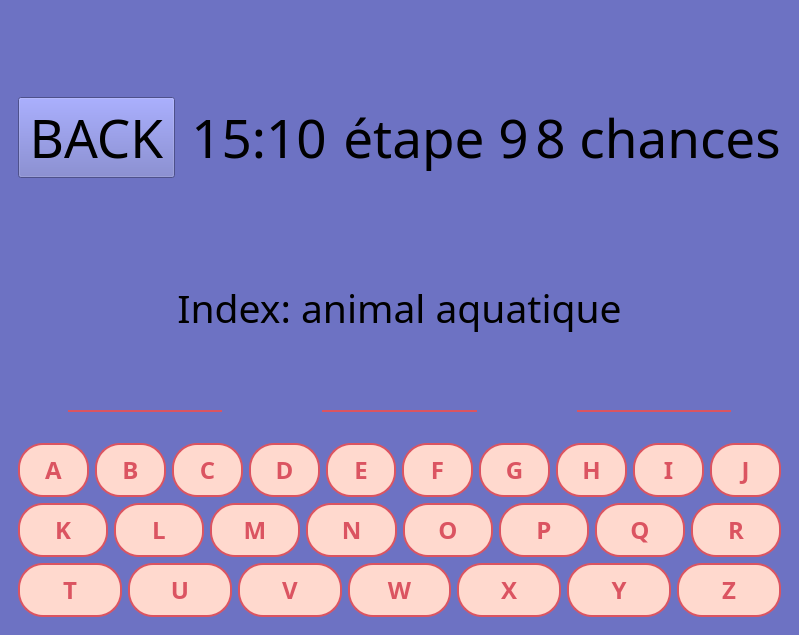
<?xml version="1.0" encoding="UTF-8"?>
<ui version="4.0">
 <class>MainWindow</class>
 <widget class="QMainWindow" name="MainWindow">
  <property name="geometry">
   <rect>
    <x>0</x>
    <y>0</y>
    <width>799</width>
    <height>635</height>
   </rect>
  </property>
  <property name="windowTitle">
   <string>MainWindow</string>
  </property>
  <widget class="QWidget" name="centralwidget">
   <property name="styleSheet">
    <string notr="true">background-color: rgb(109, 114, 195);</string>
   </property>
   <layout class="QVBoxLayout" name="verticalLayout_2">
    <item>
     <widget class="QWidget" name="widget" native="true">
      <layout class="QHBoxLayout" name="horizontalLayout">
       <item>
        <widget class="QPushButton" name="backButton">
         <property name="font">
          <font>
           <family>Tempus Sans ITC</family>
           <pointsize>40</pointsize>
          </font>
         </property>
         <property name="text">
          <string>BACK</string>
         </property>
         <property name="icon">
          <iconset theme="QIcon::ThemeIcon::DocumentRevert"/>
         </property>
         <property name="iconSize">
          <size>
           <width>30</width>
           <height>30</height>
          </size>
         </property>
        </widget>
       </item>
       <item>
        <widget class="QLabel" name="pseudoTimer">
         <property name="font">
          <font>
           <family>Tempus Sans ITC</family>
           <pointsize>40</pointsize>
          </font>
         </property>
         <property name="frameShape">
          <enum>QFrame::Shape::NoFrame</enum>
         </property>
         <property name="text">
          <string>15:10</string>
         </property>
         <property name="alignment">
          <set>Qt::AlignmentFlag::AlignCenter</set>
         </property>
        </widget>
       </item>
       <item>
        <widget class="QLabel" name="level">
         <property name="font">
          <font>
           <family>Tempus Sans ITC</family>
           <pointsize>40</pointsize>
          </font>
         </property>
         <property name="frameShape">
          <enum>QFrame::Shape::NoFrame</enum>
         </property>
         <property name="text">
          <string>étape 9</string>
         </property>
         <property name="alignment">
          <set>Qt::AlignmentFlag::AlignCenter</set>
         </property>
        </widget>
       </item>
       <item>
        <widget class="QLabel" name="luck">
         <property name="font">
          <font>
           <family>Tempus Sans ITC</family>
           <pointsize>40</pointsize>
          </font>
         </property>
         <property name="frameShape">
          <enum>QFrame::Shape::NoFrame</enum>
         </property>
         <property name="frameShadow">
          <enum>QFrame::Shadow::Sunken</enum>
         </property>
         <property name="text">
          <string>8 chances</string>
         </property>
         <property name="alignment">
          <set>Qt::AlignmentFlag::AlignCenter</set>
         </property>
        </widget>
       </item>
      </layout>
     </widget>
    </item>
    <item>
     <widget class="QWidget" name="widget_2" native="true">
      <layout class="QVBoxLayout" name="verticalLayout_3">
       <item>
        <layout class="QVBoxLayout" name="verticalLayout">
         <item>
          <widget class="QLabel" name="description">
           <property name="font">
            <font>
             <family>Tempus Sans ITC</family>
             <pointsize>29</pointsize>
            </font>
           </property>
           <property name="text">
            <string>Index: animal aquatique</string>
           </property>
           <property name="alignment">
            <set>Qt::AlignmentFlag::AlignCenter</set>
           </property>
          </widget>
         </item>
         <item>
          <widget class="QLabel" name="errorStateImage">
           <property name="text">
            <string/>
           </property>
           <property name="pixmap">
            <pixmap resource="../source.qrc">:/images/images/hangman.png</pixmap>
           </property>
           <property name="alignment">
            <set>Qt::AlignmentFlag::AlignCenter</set>
           </property>
          </widget>
         </item>
        </layout>
       </item>
       <item>
        <layout class="QHBoxLayout" name="horizontalLayout_2">
         <property name="spacing">
          <number>100</number>
         </property>
         <property name="leftMargin">
          <number>50</number>
         </property>
         <property name="topMargin">
          <number>10</number>
         </property>
         <property name="rightMargin">
          <number>50</number>
         </property>
         <property name="bottomMargin">
          <number>25</number>
         </property>
         <item>
          <widget class="QLineEdit" name="case1">
           <property name="font">
            <font>
             <family>Tempus Sans ITC</family>
             <pointsize>14</pointsize>
             <bold>true</bold>
            </font>
           </property>
           <property name="cursor">
            <cursorShape>ArrowCursor</cursorShape>
           </property>
           <property name="styleSheet">
            <string notr="true">QLineEdit {
    border: none; /* Supprime toutes les bordures */
    border-bottom: 2px solid #DB5461; /* Ajoute une bordure uniquement en bas */
    padding: 5px; /* Ajout d'un espace interne pour le texte */
    background-color: transparent; /* Fond transparent (ou la couleur souhaitée) */
    color:  white; /* Couleur du texte */
}
</string>
           </property>
           <property name="maxLength">
            <number>1</number>
           </property>
           <property name="frame">
            <bool>true</bool>
           </property>
           <property name="alignment">
            <set>Qt::AlignmentFlag::AlignCenter</set>
           </property>
           <property name="readOnly">
            <bool>true</bool>
           </property>
           <property name="cursorMoveStyle">
            <enum>Qt::CursorMoveStyle::LogicalMoveStyle</enum>
           </property>
          </widget>
         </item>
         <item>
          <widget class="QLineEdit" name="case2">
           <property name="font">
            <font>
             <family>Tempus Sans ITC</family>
             <pointsize>14</pointsize>
             <bold>true</bold>
            </font>
           </property>
           <property name="cursor">
            <cursorShape>ArrowCursor</cursorShape>
           </property>
           <property name="styleSheet">
            <string notr="true">QLineEdit {
    border: none; /* Supprime toutes les bordures */
    border-bottom: 2px solid #DB5461; /* Ajoute une bordure uniquement en bas */
    padding: 5px; /* Ajout d'un espace interne pour le texte */
    background-color: transparent; /* Fond transparent (ou la couleur souhaitée) */
    color:  white; /* Couleur du texte */
}
</string>
           </property>
           <property name="maxLength">
            <number>1</number>
           </property>
           <property name="frame">
            <bool>true</bool>
           </property>
           <property name="alignment">
            <set>Qt::AlignmentFlag::AlignCenter</set>
           </property>
           <property name="readOnly">
            <bool>true</bool>
           </property>
           <property name="cursorMoveStyle">
            <enum>Qt::CursorMoveStyle::LogicalMoveStyle</enum>
           </property>
          </widget>
         </item>
         <item>
          <widget class="QLineEdit" name="case3">
           <property name="font">
            <font>
             <family>Tempus Sans ITC</family>
             <pointsize>14</pointsize>
             <bold>true</bold>
            </font>
           </property>
           <property name="cursor">
            <cursorShape>ArrowCursor</cursorShape>
           </property>
           <property name="styleSheet">
            <string notr="true">QLineEdit {
    border: none; /* Supprime toutes les bordures */
    border-bottom: 2px solid #DB5461; /* Ajoute une bordure uniquement en bas */
    padding: 5px; /* Ajout d'un espace interne pour le texte */
    background-color: transparent; /* Fond transparent (ou la couleur souhaitée) */
    color:  white; /* Couleur du texte */
}
</string>
           </property>
           <property name="maxLength">
            <number>1</number>
           </property>
           <property name="frame">
            <bool>true</bool>
           </property>
           <property name="alignment">
            <set>Qt::AlignmentFlag::AlignCenter</set>
           </property>
           <property name="readOnly">
            <bool>true</bool>
           </property>
           <property name="cursorMoveStyle">
            <enum>Qt::CursorMoveStyle::LogicalMoveStyle</enum>
           </property>
          </widget>
         </item>
        </layout>
       </item>
       <item>
        <layout class="QHBoxLayout" name="horizontalLayout_3">
         <item>
          <widget class="QPushButton" name="A_1">
           <property name="font">
            <font>
             <family>Tempus Sans ITC</family>
             <pointsize>18</pointsize>
             <bold>true</bold>
            </font>
           </property>
           <property name="styleSheet">
            <string notr="true">QPushButton {
    background-color: #FFD9CE; /* Fond par défaut */
    border: 2px solid #DB5461; /* Bordure */
    border-radius: 25px; /* Rayon (moitié du diamètre) */
    width: 50px; /* Diamètre du cercle */
    height: 50px; /* Diamètre du cercle */
    color: #DB5461; /* Couleur du texte */
    font-weight: bold; /* Texte en gras */
}

QPushButton:pressed {
    background-color: #DB5461; /* Fond quand coché */
    color: #FFD9CE; /* Texte quand coché */
}
</string>
           </property>
           <property name="text">
            <string>A</string>
           </property>
           <property name="checkable">
            <bool>false</bool>
           </property>
          </widget>
         </item>
         <item>
          <widget class="QPushButton" name="A_2">
           <property name="font">
            <font>
             <family>Tempus Sans ITC</family>
             <pointsize>18</pointsize>
             <bold>true</bold>
            </font>
           </property>
           <property name="styleSheet">
            <string notr="true">QPushButton {
    background-color: #FFD9CE; /* Fond par défaut */
    border: 2px solid #DB5461; /* Bordure */
    border-radius: 25px; /* Rayon (moitié du diamètre) */
    width: 50px; /* Diamètre du cercle */
    height: 50px; /* Diamètre du cercle */
    color: #DB5461; /* Couleur du texte */
    font-weight: bold; /* Texte en gras */
}

QPushButton:pressed {
    background-color: #DB5461; /* Fond quand coché */
    color: #FFD9CE; /* Texte quand coché */
}
</string>
           </property>
           <property name="text">
            <string>B</string>
           </property>
           <property name="checkable">
            <bool>false</bool>
           </property>
          </widget>
         </item>
         <item>
          <widget class="QPushButton" name="A_3">
           <property name="font">
            <font>
             <family>Tempus Sans ITC</family>
             <pointsize>18</pointsize>
             <bold>true</bold>
            </font>
           </property>
           <property name="styleSheet">
            <string notr="true">QPushButton {
    background-color: #FFD9CE; /* Fond par défaut */
    border: 2px solid #DB5461; /* Bordure */
    border-radius: 25px; /* Rayon (moitié du diamètre) */
    width: 50px; /* Diamètre du cercle */
    height: 50px; /* Diamètre du cercle */
    color: #DB5461; /* Couleur du texte */
    font-weight: bold; /* Texte en gras */
}

QPushButton:pressed {
    background-color: #DB5461; /* Fond quand coché */
    color: #FFD9CE; /* Texte quand coché */
}
</string>
           </property>
           <property name="text">
            <string>C</string>
           </property>
           <property name="checkable">
            <bool>false</bool>
           </property>
          </widget>
         </item>
         <item>
          <widget class="QPushButton" name="A_4">
           <property name="font">
            <font>
             <family>Tempus Sans ITC</family>
             <pointsize>18</pointsize>
             <bold>true</bold>
            </font>
           </property>
           <property name="styleSheet">
            <string notr="true">QPushButton {
    background-color: #FFD9CE; /* Fond par défaut */
    border: 2px solid #DB5461; /* Bordure */
    border-radius: 25px; /* Rayon (moitié du diamètre) */
    width: 50px; /* Diamètre du cercle */
    height: 50px; /* Diamètre du cercle */
    color: #DB5461; /* Couleur du texte */
    font-weight: bold; /* Texte en gras */
}

QPushButton:pressed {
    background-color: #DB5461; /* Fond quand coché */
    color: #FFD9CE; /* Texte quand coché */
}
</string>
           </property>
           <property name="text">
            <string>D</string>
           </property>
           <property name="checkable">
            <bool>false</bool>
           </property>
          </widget>
         </item>
         <item>
          <widget class="QPushButton" name="A_5">
           <property name="font">
            <font>
             <family>Tempus Sans ITC</family>
             <pointsize>18</pointsize>
             <bold>true</bold>
            </font>
           </property>
           <property name="styleSheet">
            <string notr="true">QPushButton {
    background-color: #FFD9CE; /* Fond par défaut */
    border: 2px solid #DB5461; /* Bordure */
    border-radius: 25px; /* Rayon (moitié du diamètre) */
    width: 50px; /* Diamètre du cercle */
    height: 50px; /* Diamètre du cercle */
    color: #DB5461; /* Couleur du texte */
    font-weight: bold; /* Texte en gras */
}

QPushButton:pressed {
    background-color: #DB5461; /* Fond quand coché */
    color: #FFD9CE; /* Texte quand coché */
}
</string>
           </property>
           <property name="text">
            <string>E</string>
           </property>
           <property name="checkable">
            <bool>false</bool>
           </property>
          </widget>
         </item>
         <item>
          <widget class="QPushButton" name="A_6">
           <property name="font">
            <font>
             <family>Tempus Sans ITC</family>
             <pointsize>18</pointsize>
             <bold>true</bold>
            </font>
           </property>
           <property name="styleSheet">
            <string notr="true">QPushButton {
    background-color: #FFD9CE; /* Fond par défaut */
    border: 2px solid #DB5461; /* Bordure */
    border-radius: 25px; /* Rayon (moitié du diamètre) */
    width: 50px; /* Diamètre du cercle */
    height: 50px; /* Diamètre du cercle */
    color: #DB5461; /* Couleur du texte */
    font-weight: bold; /* Texte en gras */
}

QPushButton:pressed {
    background-color: #DB5461; /* Fond quand coché */
    color: #FFD9CE; /* Texte quand coché */
}
</string>
           </property>
           <property name="text">
            <string>F</string>
           </property>
           <property name="checkable">
            <bool>false</bool>
           </property>
          </widget>
         </item>
         <item>
          <widget class="QPushButton" name="A_7">
           <property name="font">
            <font>
             <family>Tempus Sans ITC</family>
             <pointsize>18</pointsize>
             <bold>true</bold>
            </font>
           </property>
           <property name="styleSheet">
            <string notr="true">QPushButton {
    background-color: #FFD9CE; /* Fond par défaut */
    border: 2px solid #DB5461; /* Bordure */
    border-radius: 25px; /* Rayon (moitié du diamètre) */
    width: 50px; /* Diamètre du cercle */
    height: 50px; /* Diamètre du cercle */
    color: #DB5461; /* Couleur du texte */
    font-weight: bold; /* Texte en gras */
}

QPushButton:pressed {
    background-color: #DB5461; /* Fond quand coché */
    color: #FFD9CE; /* Texte quand coché */
}
</string>
           </property>
           <property name="text">
            <string>G</string>
           </property>
           <property name="checkable">
            <bool>false</bool>
           </property>
          </widget>
         </item>
         <item>
          <widget class="QPushButton" name="A_8">
           <property name="font">
            <font>
             <family>Tempus Sans ITC</family>
             <pointsize>18</pointsize>
             <bold>true</bold>
            </font>
           </property>
           <property name="styleSheet">
            <string notr="true">QPushButton {
    background-color: #FFD9CE; /* Fond par défaut */
    border: 2px solid #DB5461; /* Bordure */
    border-radius: 25px; /* Rayon (moitié du diamètre) */
    width: 50px; /* Diamètre du cercle */
    height: 50px; /* Diamètre du cercle */
    color: #DB5461; /* Couleur du texte */
    font-weight: bold; /* Texte en gras */
}

QPushButton:pressed {
    background-color: #DB5461; /* Fond quand coché */
    color: #FFD9CE; /* Texte quand coché */
}
</string>
           </property>
           <property name="text">
            <string>H</string>
           </property>
           <property name="checkable">
            <bool>false</bool>
           </property>
          </widget>
         </item>
         <item>
          <widget class="QPushButton" name="A_9">
           <property name="font">
            <font>
             <family>Tempus Sans ITC</family>
             <pointsize>18</pointsize>
             <bold>true</bold>
            </font>
           </property>
           <property name="styleSheet">
            <string notr="true">QPushButton {
    background-color: #FFD9CE; /* Fond par défaut */
    border: 2px solid #DB5461; /* Bordure */
    border-radius: 25px; /* Rayon (moitié du diamètre) */
    width: 50px; /* Diamètre du cercle */
    height: 50px; /* Diamètre du cercle */
    color: #DB5461; /* Couleur du texte */
    font-weight: bold; /* Texte en gras */
}

QPushButton:pressed {
    background-color: #DB5461; /* Fond quand coché */
    color: #FFD9CE; /* Texte quand coché */
}
</string>
           </property>
           <property name="text">
            <string>I</string>
           </property>
           <property name="checkable">
            <bool>false</bool>
           </property>
          </widget>
         </item>
         <item>
          <widget class="QPushButton" name="A_10">
           <property name="font">
            <font>
             <family>Tempus Sans ITC</family>
             <pointsize>18</pointsize>
             <bold>true</bold>
            </font>
           </property>
           <property name="styleSheet">
            <string notr="true">QPushButton {
    background-color: #FFD9CE; /* Fond par défaut */
    border: 2px solid #DB5461; /* Bordure */
    border-radius: 25px; /* Rayon (moitié du diamètre) */
    width: 50px; /* Diamètre du cercle */
    height: 50px; /* Diamètre du cercle */
    color: #DB5461; /* Couleur du texte */
    font-weight: bold; /* Texte en gras */
}

QPushButton:pressed {
    background-color: #DB5461; /* Fond quand coché */
    color: #FFD9CE; /* Texte quand coché */
}
</string>
           </property>
           <property name="text">
            <string>J</string>
           </property>
           <property name="checkable">
            <bool>false</bool>
           </property>
          </widget>
         </item>
        </layout>
       </item>
       <item>
        <layout class="QHBoxLayout" name="horizontalLayout_4">
         <item>
          <widget class="QPushButton" name="A_11">
           <property name="font">
            <font>
             <family>Tempus Sans ITC</family>
             <pointsize>18</pointsize>
             <bold>true</bold>
            </font>
           </property>
           <property name="styleSheet">
            <string notr="true">QPushButton {
    background-color: #FFD9CE; /* Fond par défaut */
    border: 2px solid #DB5461; /* Bordure */
    border-radius: 25px; /* Rayon (moitié du diamètre) */
    width: 50px; /* Diamètre du cercle */
    height: 50px; /* Diamètre du cercle */
    color: #DB5461; /* Couleur du texte */
    font-weight: bold; /* Texte en gras */
}

QPushButton:pressed {
    background-color: #DB5461; /* Fond quand coché */
    color: #FFD9CE; /* Texte quand coché */
}
</string>
           </property>
           <property name="text">
            <string>K</string>
           </property>
           <property name="checkable">
            <bool>false</bool>
           </property>
          </widget>
         </item>
         <item>
          <widget class="QPushButton" name="A_12">
           <property name="font">
            <font>
             <family>Tempus Sans ITC</family>
             <pointsize>18</pointsize>
             <bold>true</bold>
            </font>
           </property>
           <property name="styleSheet">
            <string notr="true">QPushButton {
    background-color: #FFD9CE; /* Fond par défaut */
    border: 2px solid #DB5461; /* Bordure */
    border-radius: 25px; /* Rayon (moitié du diamètre) */
    width: 50px; /* Diamètre du cercle */
    height: 50px; /* Diamètre du cercle */
    color: #DB5461; /* Couleur du texte */
    font-weight: bold; /* Texte en gras */
}

QPushButton:pressed {
    background-color: #DB5461; /* Fond quand coché */
    color: #FFD9CE; /* Texte quand coché */
}
</string>
           </property>
           <property name="text">
            <string>L</string>
           </property>
           <property name="checkable">
            <bool>false</bool>
           </property>
          </widget>
         </item>
         <item>
          <widget class="QPushButton" name="A_13">
           <property name="font">
            <font>
             <family>Tempus Sans ITC</family>
             <pointsize>18</pointsize>
             <bold>true</bold>
            </font>
           </property>
           <property name="styleSheet">
            <string notr="true">QPushButton {
    background-color: #FFD9CE; /* Fond par défaut */
    border: 2px solid #DB5461; /* Bordure */
    border-radius: 25px; /* Rayon (moitié du diamètre) */
    width: 50px; /* Diamètre du cercle */
    height: 50px; /* Diamètre du cercle */
    color: #DB5461; /* Couleur du texte */
    font-weight: bold; /* Texte en gras */
}

QPushButton:pressed {
    background-color: #DB5461; /* Fond quand coché */
    color: #FFD9CE; /* Texte quand coché */
}
</string>
           </property>
           <property name="text">
            <string>M</string>
           </property>
           <property name="checkable">
            <bool>false</bool>
           </property>
          </widget>
         </item>
         <item>
          <widget class="QPushButton" name="A_18">
           <property name="font">
            <font>
             <family>Tempus Sans ITC</family>
             <pointsize>18</pointsize>
             <bold>true</bold>
            </font>
           </property>
           <property name="styleSheet">
            <string notr="true">QPushButton {
    background-color: #FFD9CE; /* Fond par défaut */
    border: 2px solid #DB5461; /* Bordure */
    border-radius: 25px; /* Rayon (moitié du diamètre) */
    width: 50px; /* Diamètre du cercle */
    height: 50px; /* Diamètre du cercle */
    color: #DB5461; /* Couleur du texte */
    font-weight: bold; /* Texte en gras */
}

QPushButton:pressed {
    background-color: #DB5461; /* Fond quand coché */
    color: #FFD9CE; /* Texte quand coché */
}
</string>
           </property>
           <property name="text">
            <string>N</string>
           </property>
           <property name="checkable">
            <bool>false</bool>
           </property>
          </widget>
         </item>
         <item>
          <widget class="QPushButton" name="A_14">
           <property name="font">
            <font>
             <family>Tempus Sans ITC</family>
             <pointsize>18</pointsize>
             <bold>true</bold>
            </font>
           </property>
           <property name="styleSheet">
            <string notr="true">QPushButton {
    background-color: #FFD9CE; /* Fond par défaut */
    border: 2px solid #DB5461; /* Bordure */
    border-radius: 25px; /* Rayon (moitié du diamètre) */
    width: 50px; /* Diamètre du cercle */
    height: 50px; /* Diamètre du cercle */
    color: #DB5461; /* Couleur du texte */
    font-weight: bold; /* Texte en gras */
}

QPushButton:pressed {
    background-color: #DB5461; /* Fond quand coché */
    color: #FFD9CE; /* Texte quand coché */
}
</string>
           </property>
           <property name="text">
            <string>O</string>
           </property>
           <property name="checkable">
            <bool>false</bool>
           </property>
          </widget>
         </item>
         <item>
          <widget class="QPushButton" name="A_15">
           <property name="font">
            <font>
             <family>Tempus Sans ITC</family>
             <pointsize>18</pointsize>
             <bold>true</bold>
            </font>
           </property>
           <property name="styleSheet">
            <string notr="true">QPushButton {
    background-color: #FFD9CE; /* Fond par défaut */
    border: 2px solid #DB5461; /* Bordure */
    border-radius: 25px; /* Rayon (moitié du diamètre) */
    width: 50px; /* Diamètre du cercle */
    height: 50px; /* Diamètre du cercle */
    color: #DB5461; /* Couleur du texte */
    font-weight: bold; /* Texte en gras */
}

QPushButton:pressed {
    background-color: #DB5461; /* Fond quand coché */
    color: #FFD9CE; /* Texte quand coché */
}
</string>
           </property>
           <property name="text">
            <string>P</string>
           </property>
           <property name="checkable">
            <bool>false</bool>
           </property>
          </widget>
         </item>
         <item>
          <widget class="QPushButton" name="A_16">
           <property name="font">
            <font>
             <family>Tempus Sans ITC</family>
             <pointsize>18</pointsize>
             <bold>true</bold>
            </font>
           </property>
           <property name="styleSheet">
            <string notr="true">QPushButton {
    background-color: #FFD9CE; /* Fond par défaut */
    border: 2px solid #DB5461; /* Bordure */
    border-radius: 25px; /* Rayon (moitié du diamètre) */
    width: 50px; /* Diamètre du cercle */
    height: 50px; /* Diamètre du cercle */
    color: #DB5461; /* Couleur du texte */
    font-weight: bold; /* Texte en gras */
}

QPushButton:pressed {
    background-color: #DB5461; /* Fond quand coché */
    color: #FFD9CE; /* Texte quand coché */
}
</string>
           </property>
           <property name="text">
            <string>Q</string>
           </property>
           <property name="checkable">
            <bool>false</bool>
           </property>
          </widget>
         </item>
         <item>
          <widget class="QPushButton" name="A_17">
           <property name="font">
            <font>
             <family>Tempus Sans ITC</family>
             <pointsize>18</pointsize>
             <bold>true</bold>
            </font>
           </property>
           <property name="styleSheet">
            <string notr="true">QPushButton {
    background-color: #FFD9CE; /* Fond par défaut */
    border: 2px solid #DB5461; /* Bordure */
    border-radius: 25px; /* Rayon (moitié du diamètre) */
    width: 50px; /* Diamètre du cercle */
    height: 50px; /* Diamètre du cercle */
    color: #DB5461; /* Couleur du texte */
    font-weight: bold; /* Texte en gras */
}

QPushButton:pressed {
    background-color: #DB5461; /* Fond quand coché */
    color: #FFD9CE; /* Texte quand coché */
}
</string>
           </property>
           <property name="text">
            <string>R</string>
           </property>
           <property name="checkable">
            <bool>false</bool>
           </property>
          </widget>
         </item>
        </layout>
       </item>
       <item>
        <layout class="QHBoxLayout" name="horizontalLayout_5">
         <item>
          <widget class="QPushButton" name="A_20">
           <property name="font">
            <font>
             <family>Tempus Sans ITC</family>
             <pointsize>18</pointsize>
             <bold>true</bold>
            </font>
           </property>
           <property name="styleSheet">
            <string notr="true">QPushButton {
    background-color: #FFD9CE; /* Fond par défaut */
    border: 2px solid #DB5461; /* Bordure */
    border-radius: 25px; /* Rayon (moitié du diamètre) */
    width: 50px; /* Diamètre du cercle */
    height: 50px; /* Diamètre du cercle */
    color: #DB5461; /* Couleur du texte */
    font-weight: bold; /* Texte en gras */
}

QPushButton:pressed {
    background-color: #DB5461; /* Fond quand coché */
    color: #FFD9CE; /* Texte quand coché */
}
</string>
           </property>
           <property name="text">
            <string>T</string>
           </property>
           <property name="checkable">
            <bool>false</bool>
           </property>
          </widget>
         </item>
         <item>
          <widget class="QPushButton" name="A_21">
           <property name="font">
            <font>
             <family>Tempus Sans ITC</family>
             <pointsize>18</pointsize>
             <bold>true</bold>
            </font>
           </property>
           <property name="styleSheet">
            <string notr="true">QPushButton {
    background-color: #FFD9CE; /* Fond par défaut */
    border: 2px solid #DB5461; /* Bordure */
    border-radius: 25px; /* Rayon (moitié du diamètre) */
    width: 50px; /* Diamètre du cercle */
    height: 50px; /* Diamètre du cercle */
    color: #DB5461; /* Couleur du texte */
    font-weight: bold; /* Texte en gras */
}

QPushButton:pressed {
    background-color: #DB5461; /* Fond quand coché */
    color: #FFD9CE; /* Texte quand coché */
}
</string>
           </property>
           <property name="text">
            <string>U</string>
           </property>
           <property name="checkable">
            <bool>false</bool>
           </property>
          </widget>
         </item>
         <item>
          <widget class="QPushButton" name="A_22">
           <property name="font">
            <font>
             <family>Tempus Sans ITC</family>
             <pointsize>18</pointsize>
             <bold>true</bold>
            </font>
           </property>
           <property name="styleSheet">
            <string notr="true">QPushButton {
    background-color: #FFD9CE; /* Fond par défaut */
    border: 2px solid #DB5461; /* Bordure */
    border-radius: 25px; /* Rayon (moitié du diamètre) */
    width: 50px; /* Diamètre du cercle */
    height: 50px; /* Diamètre du cercle */
    color: #DB5461; /* Couleur du texte */
    font-weight: bold; /* Texte en gras */
}

QPushButton:pressed {
    background-color: #DB5461; /* Fond quand coché */
    color: #FFD9CE; /* Texte quand coché */
}
</string>
           </property>
           <property name="text">
            <string>V</string>
           </property>
           <property name="checkable">
            <bool>false</bool>
           </property>
          </widget>
         </item>
         <item>
          <widget class="QPushButton" name="A_23">
           <property name="font">
            <font>
             <family>Tempus Sans ITC</family>
             <pointsize>18</pointsize>
             <bold>true</bold>
            </font>
           </property>
           <property name="styleSheet">
            <string notr="true">QPushButton {
    background-color: #FFD9CE; /* Fond par défaut */
    border: 2px solid #DB5461; /* Bordure */
    border-radius: 25px; /* Rayon (moitié du diamètre) */
    width: 50px; /* Diamètre du cercle */
    height: 50px; /* Diamètre du cercle */
    color: #DB5461; /* Couleur du texte */
    font-weight: bold; /* Texte en gras */
}

QPushButton:pressed {
    background-color: #DB5461; /* Fond quand coché */
    color: #FFD9CE; /* Texte quand coché */
}
</string>
           </property>
           <property name="text">
            <string>W</string>
           </property>
           <property name="checkable">
            <bool>false</bool>
           </property>
          </widget>
         </item>
         <item>
          <widget class="QPushButton" name="A_24">
           <property name="font">
            <font>
             <family>Tempus Sans ITC</family>
             <pointsize>18</pointsize>
             <bold>true</bold>
            </font>
           </property>
           <property name="styleSheet">
            <string notr="true">QPushButton {
    background-color: #FFD9CE; /* Fond par défaut */
    border: 2px solid #DB5461; /* Bordure */
    border-radius: 25px; /* Rayon (moitié du diamètre) */
    width: 50px; /* Diamètre du cercle */
    height: 50px; /* Diamètre du cercle */
    color: #DB5461; /* Couleur du texte */
    font-weight: bold; /* Texte en gras */
}

QPushButton:pressed {
    background-color: #DB5461; /* Fond quand coché */
    color: #FFD9CE; /* Texte quand coché */
}
</string>
           </property>
           <property name="text">
            <string>X</string>
           </property>
           <property name="checkable">
            <bool>false</bool>
           </property>
          </widget>
         </item>
         <item>
          <widget class="QPushButton" name="A_25">
           <property name="font">
            <font>
             <family>Tempus Sans ITC</family>
             <pointsize>18</pointsize>
             <bold>true</bold>
            </font>
           </property>
           <property name="styleSheet">
            <string notr="true">QPushButton {
    background-color: #FFD9CE; /* Fond par défaut */
    border: 2px solid #DB5461; /* Bordure */
    border-radius: 25px; /* Rayon (moitié du diamètre) */
    width: 50px; /* Diamètre du cercle */
    height: 50px; /* Diamètre du cercle */
    color: #DB5461; /* Couleur du texte */
    font-weight: bold; /* Texte en gras */
}

QPushButton:pressed {
    background-color: #DB5461; /* Fond quand coché */
    color: #FFD9CE; /* Texte quand coché */
}
</string>
           </property>
           <property name="text">
            <string>Y</string>
           </property>
           <property name="checkable">
            <bool>false</bool>
           </property>
          </widget>
         </item>
         <item>
          <widget class="QPushButton" name="A_26">
           <property name="font">
            <font>
             <family>Tempus Sans ITC</family>
             <pointsize>18</pointsize>
             <bold>true</bold>
            </font>
           </property>
           <property name="styleSheet">
            <string notr="true">QPushButton {
    background-color: #FFD9CE; /* Fond par défaut */
    border: 2px solid #DB5461; /* Bordure */
    border-radius: 25px; /* Rayon (moitié du diamètre) */
    width: 50px; /* Diamètre du cercle */
    height: 50px; /* Diamètre du cercle */
    color: #DB5461; /* Couleur du texte */
    font-weight: bold; /* Texte en gras */
}

QPushButton:pressed {
    background-color: #DB5461; /* Fond quand coché */
    color: #FFD9CE; /* Texte quand coché */
}
</string>
           </property>
           <property name="text">
            <string>Z</string>
           </property>
           <property name="checkable">
            <bool>false</bool>
           </property>
          </widget>
         </item>
        </layout>
       </item>
      </layout>
     </widget>
    </item>
   </layout>
  </widget>
 </widget>
 <resources>
  <include location="../source.qrc"/>
 </resources>
 <connections/>
</ui>
